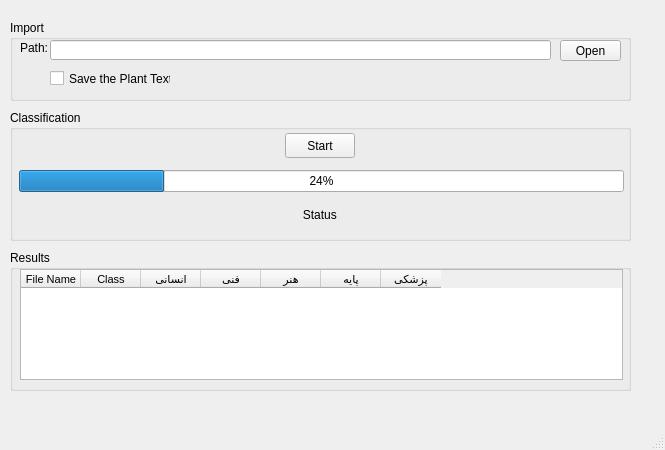
<?xml version="1.0" encoding="UTF-8"?>
<ui version="4.0">
 <class>MainWindow</class>
 <widget class="QMainWindow" name="MainWindow">
  <property name="geometry">
   <rect>
    <x>0</x>
    <y>0</y>
    <width>665</width>
    <height>450</height>
   </rect>
  </property>
  <property name="minimumSize">
   <size>
    <width>640</width>
    <height>420</height>
   </size>
  </property>
  <property name="windowTitle">
   <string>MainWindow</string>
  </property>
  <widget class="QWidget" name="centralwidget">
   <widget class="QGroupBox" name="groupBox">
    <property name="geometry">
     <rect>
      <x>10</x>
      <y>20</y>
      <width>621</width>
      <height>81</height>
     </rect>
    </property>
    <property name="title">
     <string>Import</string>
    </property>
    <widget class="QPushButton" name="Path_Open_Button">
     <property name="geometry">
      <rect>
       <x>550</x>
       <y>20</y>
       <width>61</width>
       <height>21</height>
      </rect>
     </property>
     <property name="text">
      <string>Open</string>
     </property>
    </widget>
    <widget class="QLabel" name="label">
     <property name="geometry">
      <rect>
       <x>10</x>
       <y>20</y>
       <width>41</width>
       <height>16</height>
      </rect>
     </property>
     <property name="text">
      <string>Path:</string>
     </property>
    </widget>
    <widget class="QLineEdit" name="Address_Bar">
     <property name="geometry">
      <rect>
       <x>40</x>
       <y>20</y>
       <width>501</width>
       <height>20</height>
      </rect>
     </property>
    </widget>
    <widget class="QCheckBox" name="Text_Saving_Check_Box">
     <property name="geometry">
      <rect>
       <x>40</x>
       <y>50</y>
       <width>121</width>
       <height>17</height>
      </rect>
     </property>
     <property name="text">
      <string>Save the Plant Text</string>
     </property>
    </widget>
   </widget>
   <widget class="QGroupBox" name="groupBox_2">
    <property name="geometry">
     <rect>
      <x>10</x>
      <y>110</y>
      <width>621</width>
      <height>131</height>
     </rect>
    </property>
    <property name="title">
     <string>Classification</string>
    </property>
    <widget class="QWidget" name="verticalLayoutWidget">
     <property name="geometry">
      <rect>
       <x>9</x>
       <y>60</y>
       <width>605</width>
       <height>61</height>
      </rect>
     </property>
     <layout class="QVBoxLayout" name="verticalLayout">
      <item>
       <layout class="QVBoxLayout" name="verticalLayout_5">
        <item>
         <widget class="QProgressBar" name="Classification_Progress_Bar">
          <property name="value">
           <number>24</number>
          </property>
         </widget>
        </item>
       </layout>
      </item>
      <item>
       <layout class="QVBoxLayout" name="verticalLayout_2">
        <item>
         <widget class="QLabel" name="Process_Status_Label">
          <property name="text">
           <string>Status </string>
          </property>
          <property name="alignment">
           <set>Qt::AlignCenter</set>
          </property>
         </widget>
        </item>
       </layout>
      </item>
     </layout>
    </widget>
    <widget class="QWidget" name="horizontalLayoutWidget">
     <property name="geometry">
      <rect>
       <x>9</x>
       <y>20</y>
       <width>601</width>
       <height>31</height>
      </rect>
     </property>
     <layout class="QHBoxLayout" name="horizontalLayout">
      <item>
       <layout class="QHBoxLayout" name="horizontalLayout_2">
        <item>
         <spacer name="horizontalSpacer">
          <property name="orientation">
           <enum>Qt::Horizontal</enum>
          </property>
          <property name="sizeHint" stdset="0">
           <size>
            <width>40</width>
            <height>20</height>
           </size>
          </property>
         </spacer>
        </item>
       </layout>
      </item>
      <item>
       <widget class="QPushButton" name="Classification_Start_Button">
        <property name="maximumSize">
         <size>
          <width>70</width>
          <height>25</height>
         </size>
        </property>
        <property name="text">
         <string>Start</string>
        </property>
       </widget>
      </item>
      <item>
       <layout class="QHBoxLayout" name="horizontalLayout_3"/>
      </item>
      <item>
       <spacer name="horizontalSpacer_2">
        <property name="orientation">
         <enum>Qt::Horizontal</enum>
        </property>
        <property name="sizeHint" stdset="0">
         <size>
          <width>40</width>
          <height>20</height>
         </size>
        </property>
       </spacer>
      </item>
     </layout>
    </widget>
   </widget>
   <widget class="QGroupBox" name="groupBox_3">
    <property name="geometry">
     <rect>
      <x>10</x>
      <y>250</y>
      <width>621</width>
      <height>141</height>
     </rect>
    </property>
    <property name="title">
     <string>Results</string>
    </property>
    <widget class="QWidget" name="verticalLayoutWidget_5">
     <property name="geometry">
      <rect>
       <x>10</x>
       <y>19</y>
       <width>603</width>
       <height>111</height>
      </rect>
     </property>
     <layout class="QVBoxLayout" name="verticalLayout_6">
      <item>
       <widget class="QTableWidget" name="Result_Table">
        <property name="minimumSize">
         <size>
          <width>601</width>
          <height>100</height>
         </size>
        </property>
        <property name="font">
         <font>
          <pointsize>8</pointsize>
         </font>
        </property>
        <property name="alternatingRowColors">
         <bool>false</bool>
        </property>
        <property name="showGrid">
         <bool>true</bool>
        </property>
        <property name="columnCount">
         <number>7</number>
        </property>
        <attribute name="horizontalHeaderCascadingSectionResizes">
         <bool>false</bool>
        </attribute>
        <attribute name="horizontalHeaderDefaultSectionSize">
         <number>60</number>
        </attribute>
        <attribute name="horizontalHeaderMinimumSectionSize">
         <number>20</number>
        </attribute>
        <attribute name="horizontalHeaderStretchLastSection">
         <bool>false</bool>
        </attribute>
        <attribute name="verticalHeaderCascadingSectionResizes">
         <bool>false</bool>
        </attribute>
        <attribute name="verticalHeaderDefaultSectionSize">
         <number>30</number>
        </attribute>
        <column>
         <property name="text">
          <string>File Name</string>
         </property>
        </column>
        <column>
         <property name="text">
          <string>Class</string>
         </property>
         <property name="background">
          <color>
           <red>255</red>
           <green>255</green>
           <blue>127</blue>
          </color>
         </property>
        </column>
        <column>
         <property name="text">
          <string>انسانی</string>
         </property>
        </column>
        <column>
         <property name="text">
          <string>فنی</string>
         </property>
        </column>
        <column>
         <property name="text">
          <string>هنر</string>
         </property>
        </column>
        <column>
         <property name="text">
          <string>پایه</string>
         </property>
        </column>
        <column>
         <property name="text">
          <string>پزشکی</string>
         </property>
        </column>
       </widget>
      </item>
     </layout>
    </widget>
   </widget>
  </widget>
  <widget class="QMenuBar" name="menubar">
   <property name="geometry">
    <rect>
     <x>0</x>
     <y>0</y>
     <width>665</width>
     <height>21</height>
    </rect>
   </property>
  </widget>
  <widget class="QStatusBar" name="statusbar"/>
 </widget>
 <resources/>
 <connections/>
</ui>
